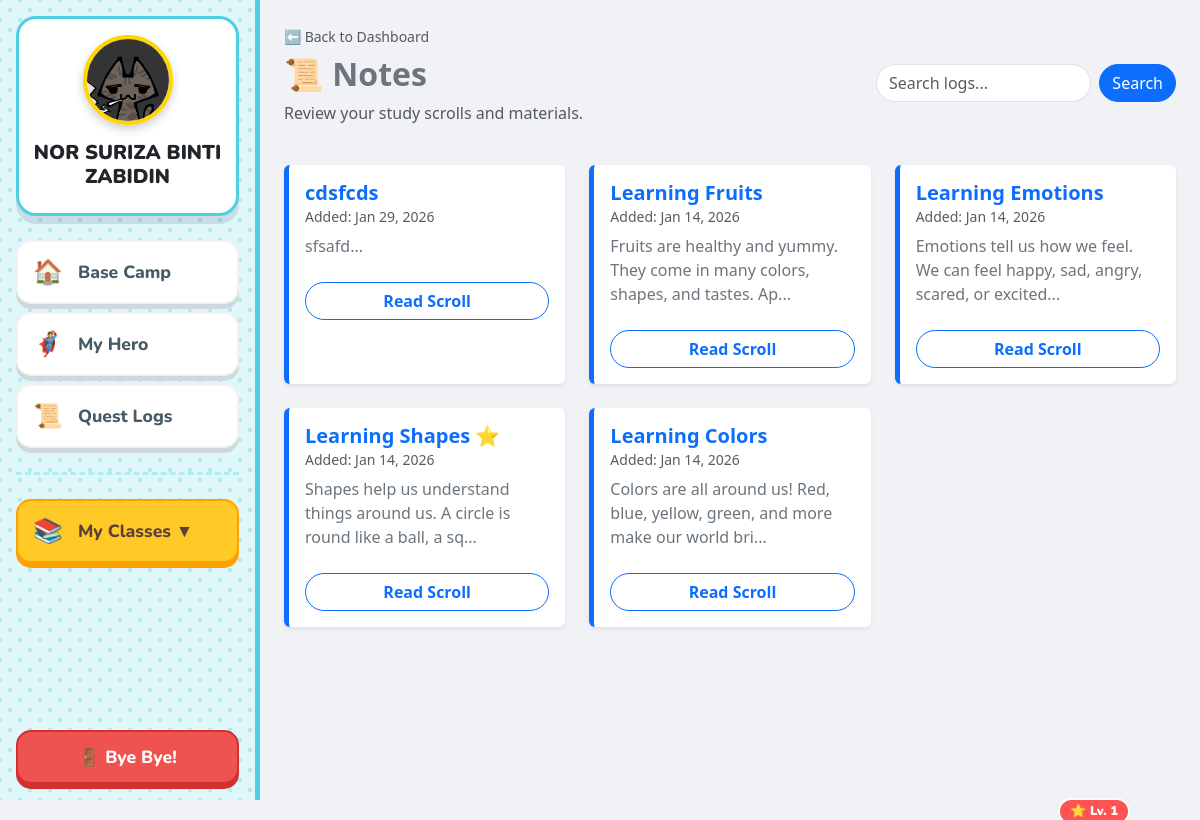
Screenshot of /student/notes.php (signed in) with the database file from the repository.
### tables this page shows
CREATE TABLE `materials` (
  `material_id` int(11) NOT NULL,
  `week_id` int(11) DEFAULT NULL,
  `class_id` int(11) DEFAULT NULL,
  `title` varchar(100) NOT NULL,
  `description` text DEFAULT NULL,
  `type` enum('note','reading_session') DEFAULT 'note',
  `file_path` varchar(255) NOT NULL,
  `uploaded_by` int(11) NOT NULL,
  `created_at` timestamp NOT NULL DEFAULT current_timestamp(),
  `thumbnail` varchar(255) DEFAULT 'default_note.png'
);

### student/notes.php (the view, shortened to what this page needs)
<?php
require_once '../config/db.php';
$search = $_GET['q'] ?? '';
if ($search) {
    $stmt = $pdo->prepare("SELECT * FROM materials WHERE title LIKE ? OR description LIKE ? ORDER BY created_at DESC");
    $stmt->execute(["%$search%", "%$search%"]);
} else {
    $stmt = $pdo->query("SELECT * FROM materials ORDER BY created_at DESC");
}
$notes = $stmt->fetchAll(PDO::FETCH_ASSOC);
?>
<!DOCTYPE html>
<html lang="en">
<head>
    <link href="https://cdn.jsdelivr.net/npm/bootstrap@5.3.0/dist/css/bootstrap.min.css" rel="stylesheet">
</head>
<body>
<div class="d-flex">
    <?php include 'sidebar.php'; ?>
    <div class="flex-grow-1 p-4" style="height: 100vh; overflow-y: auto;">
        <div class="d-flex justify-content-between align-items-center mb-4">
            <div>
                <a href="dashboard.php" class="text-decoration-none text-muted small mb-2 d-inline-block">⬅ Back to Dashboard</a>
                <h2 class="fw-bold text-secondary">📜 Notes</h2>
                <p class="text-muted">Review your study scrolls and materials.</p>
            </div>
            <form class="d-flex" style="max-width: 300px;">
                <input class="form-control me-2 rounded-pill" type="search" name="q" placeholder="Search logs..." value="<?php echo htmlspecialchars($search); ?>">
                <button class="btn btn-primary rounded-pill" type="submit">Search</button>
            </form>
        </div>
        <div class="row g-4">
            <?php if (count($notes) > 0): ?>
                <?php foreach ($notes as $note): ?>
                    <div class="col-md-6 col-lg-4">
                        <div class="card card-note h-100 shadow-sm">
                            <div class="card-body">
                                <h5 class="card-title fw-bold text-primary"><?php echo htmlspecialchars($note['title']); ?></h5>
                                <h6 class="card-subtitle mb-2 text-muted small">
                                    Added: <?php echo date('M d, Y', strtotime($note['created_at'])); ?>
                                </h6>
                                <p class="card-text text-secondary mb-4">
                                    <?php echo htmlspecialchars(substr($note['description'], 0, 80)) . '...'; ?>
                                </p>
                                <a href="view_note.php?id=<?php echo $note['material_id']; ?>" class="btn btn-outline-primary w-100 fw-bold rounded-pill stretched-link">
                                    Read Scroll
                                </a>
                            </div>
                        </div>
                    </div>
                <?php endforeach; ?>
            <?php else: ?>
                <div class="col-12 text-center py-5">
                    <h3 class="text-muted">📭 No scrolls found.</h3>
                </div>
            <?php endif; ?>
        </div>
    </div> </div>
</body>
</html>

### student/notes.php (style rules this page uses)
body { background-color: #f0f2f5; }
.card-note { transition: transform 0.2s, box-shadow 0.2s; border: none; border-left: 5px solid #0d6efd; }

### rows the page displays
materials: title "cdsfcds", created_at "Jan 29, 2026", description "sfsafd"
materials: title "Learning Fruits", created_at "Jan 14, 2026", description "Fruits are healthy and yummy. They come in many colors, shapes, and tastes. Ap"
materials: title "Learning Emotions", created_at "Jan 14, 2026", description "Emotions tell us how we feel. We can feel happy, sad, angry, scared, or excited"
materials: title "Learning Shapes ⭐", created_at "Jan 14, 2026", description "Shapes help us understand things around us. A circle is round like a ball, a sq"
materials: title "Learning Colors", created_at "Jan 14, 2026", description "Colors are all around us! Red, blue, yellow, green, and more make our world bri"

### other values shown
$_SESSION['level'] "1"
$_SESSION['full_name'] "NOR SURIZA BINTI ZABIDIN"
